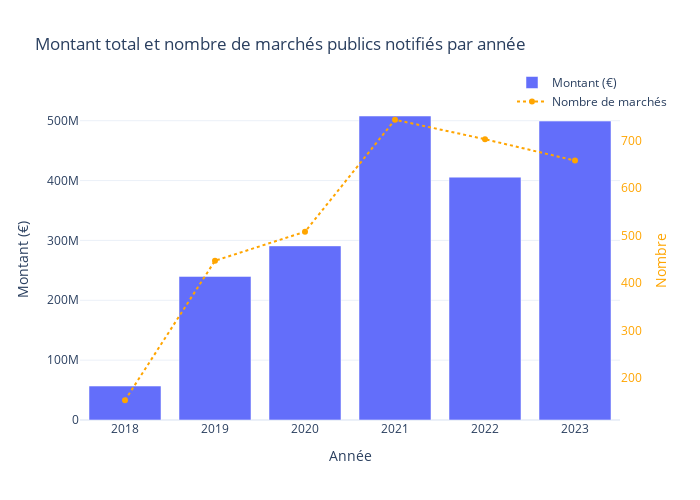

This figure's notebook cell:
### Code cell
#NE MARCHE PLUS DEPUIS RENOMMAGE DES COLONNES - A REPRENDRE

# # Create figure
# fig = go.Figure()

# # Add bar chart (Primary Y-Axis)
# fig.add_trace(go.Bar(
#     x=data[("notification_year",)],
#     y=data[("montant",'sum')],
#     name="Montant (€)",
#     textposition="outside"
# ))

# # Add red dotted line (Secondary Y-Axis)
# fig.add_trace(go.Scatter(
#     x=data[("notification_year",)],
#     y=data[("montant",'count')],
#     name="Nombre de marchés",
#     mode="lines+markers",
#     line=dict(color="orange", dash="dot", width=2),
#     marker=dict(size=6)
# ))

# # Update layout for secondary y-axis
# fig.update_layout(
#     title="Montant total et nombre de marchés publics notifiés par année",
#     xaxis_title="Année",
#     yaxis=dict(title="Montant (€)", side="left"),
#     yaxis2=dict(
#         title="Nombre",
#         overlaying="y",  # Places second axis on top of the first
#         side="right",
#         showgrid=False,
#         color = 'orange'
#     ),
#     template="plotly_white",
#     width=700,
#     height=500,
#     legend=dict(
#         x=0.8,  # Adjust horizontal position (0 = left, 1 = right)
#         y=1.1)
# )

# # Assign second y-axis to the red dotted line
# fig.data[1].update(yaxis="y2")

# # Show plot
# fig.show()

### Figure 1 — Plotly figure (JSON) as saved in the notebook; plotly's stock layout.template omitted (floating-point values rounded to 4 significant figures)
{"data": [{"name": "Montant (€)", "textposition": "outside", "type": "bar", "x": [2018, 2019, 2020, 2021, 2022, 2023], "y": [56700000.0, 239900000.0, 290900000.0, 507900000.0, 405700000.0, 499400000.0]}, {"line": {"color": "orange", "dash": "dot", "width": 2}, "marker": {"size": 6}, "mode": "lines+markers", "name": "Nombre de marchés", "type": "scatter", "x": [2018, 2019, 2020, 2021, 2022, 2023], "y": [153, 447, 508, 744, 703, 658], "yaxis": "y2"}], "layout": {"height": 500, "legend": {"x": 0.8, "y": 1.1}, "title": {"text": "Montant total et nombre de marchés publics notifiés par année"}, "width": 700, "xaxis": {"title": {"text": "Année"}}, "yaxis": {"side": "left", "title": {"text": "Montant (€)"}}, "yaxis2": {"color": "orange", "overlaying": "y", "showgrid": false, "side": "right", "title": {"text": "Nombre"}}}}
